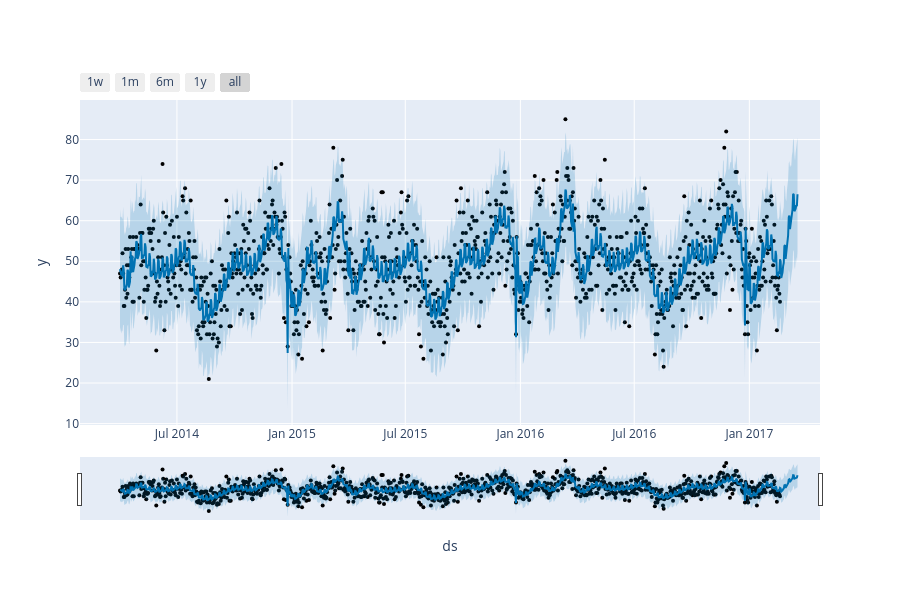

Write notebook code for a chart like this one.
### Code cell
# data visualisation
plot_plotly(pf_2, pred_val)

### Figure 1 — Plotly figure (JSON) as saved in the notebook; plotly's stock layout.template omitted (floating-point values rounded to 4 significant figures; data arrays with more than 128 entries replaced by an {"elided": "..."} marker saying what was removed)
{"data": [{"marker": {"color": "black", "size": 4}, "mode": "markers", "name": "Actual", "type": "scatter", "x": {"elided": "1056 str values"}, "y": {"elided": "1056 int values"}}, {"hoverinfo": "skip", "line": {"width": 0}, "mode": "lines", "type": "scatter", "x": {"elided": "1084 str values"}, "y": {"elided": "1084 float values"}}, {"fill": "tonexty", "fillcolor": "rgba(0, 114, 178, 0.2)", "line": {"color": "#0072B2", "width": 2}, "mode": "lines", "name": "Predicted", "type": "scatter", "x": {"elided": "1084 str values"}, "y": {"elided": "1084 float values"}}, {"fill": "tonexty", "fillcolor": "rgba(0, 114, 178, 0.2)", "hoverinfo": "skip", "line": {"width": 0}, "mode": "lines", "type": "scatter", "x": {"elided": "1084 str values"}, "y": {"elided": "1084 float values"}}], "layout": {"height": 600, "showlegend": false, "width": 900, "xaxis": {"rangeselector": {"buttons": [{"count": 7, "label": "1w", "step": "day", "stepmode": "backward"}, {"count": 1, "label": "1m", "step": "month", "stepmode": "backward"}, {"count": 6, "label": "6m", "step": "month", "stepmode": "backward"}, {"count": 1, "label": "1y", "step": "year", "stepmode": "backward"}, {"step": "all"}]}, "rangeslider": {"visible": true}, "title": {"text": "ds"}, "type": "date"}, "yaxis": {"title": {"text": "y"}}}}
